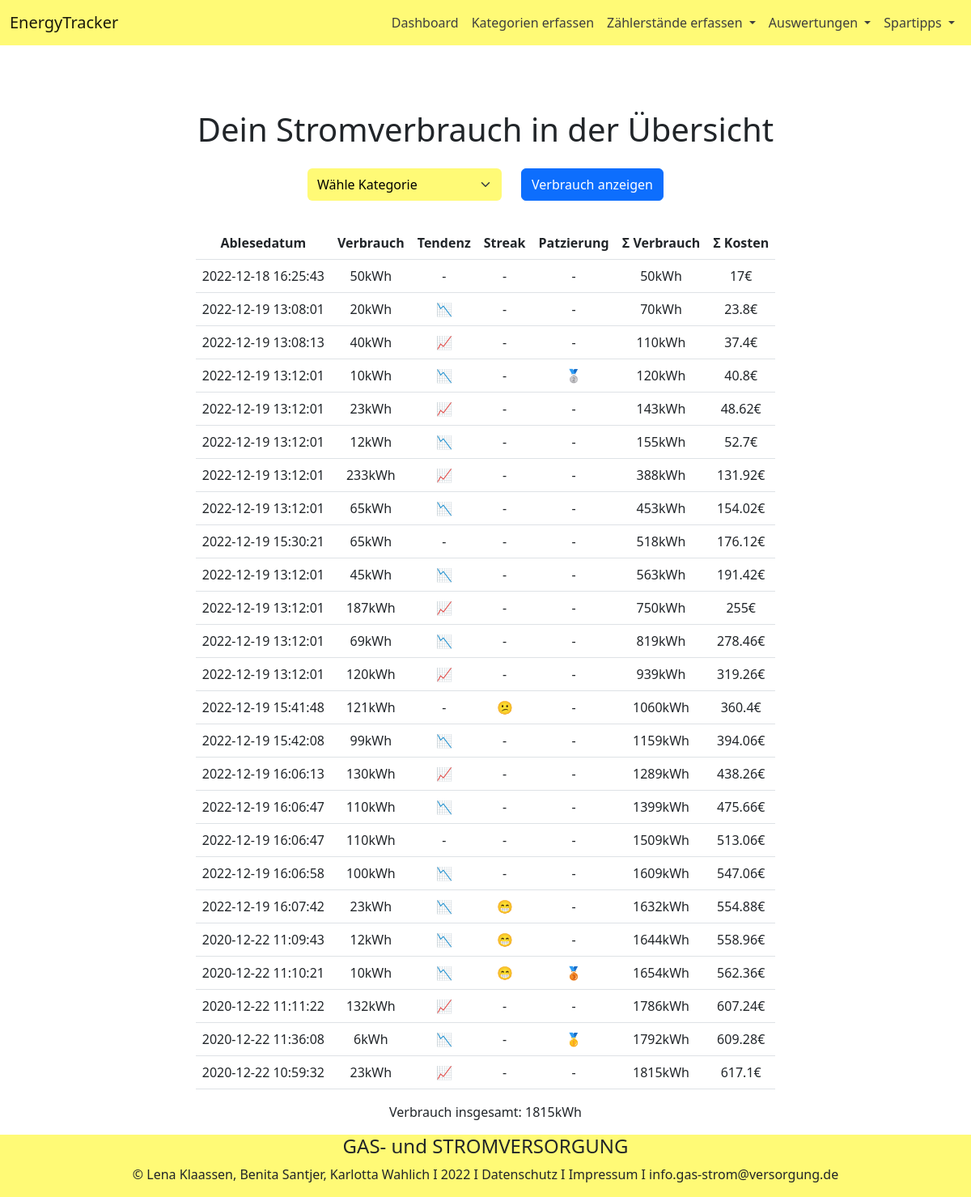
Page /overview-power on the committed database.
### tables this page shows
CREATE TABLE `power_meter` (
  `id` int(10) UNSIGNED NOT NULL,
  `timestamp` timestamp NOT NULL DEFAULT current_timestamp() ON UPDATE current_timestamp(),
  `category` int(11) NOT NULL,
  `consumption` int(10) UNSIGNED NOT NULL
);

### database/Database.php (called while the page is built)
<?php
class Database{
    public $conn;
    public function __construct()
    {
        $conn_str = "mysql:host=localhost;dbname=m11575_21";
        $this->conn = new PDO($conn_str,'m11575-21','3QG7YYuQ5');
    }
    public function query($query) {
        $stmt = $this->conn->prepare($query);
        $stmt->execute();
        return $stmt;
    }
}
?>

### database/models/PowerConsumption.php (called while the page is built, shortened)
<?php
require_once 'database/Database.php';
function getPowerConsumptionbyCategoryAndLength($category, $count){
    $db = new Database();
    if($category == null){
        $result = $db->query("SELECT * FROM power_meter")->fetchAll(PDO::FETCH_ASSOC);
    }else{
        $result = $db->query("SELECT * FROM power_meter WHERE CATEGORY = $category")->fetchAll(PDO::FETCH_ASSOC);
    }
    if ($count != null){
        $sliced_result = array_slice($result,count($result)-$count);
        return $sliced_result;
    }else{
        return $result;
    }
};
?>

### utils/calculateTendencies.php (called while the page is built)
<?php
    function calculateTendency($arr){
        $tendencies = [];
        for($i = 0; $i<count($arr);$i++){
            $abs_proc_diff = abs((($arr[$i]-$arr[$i-1])/$arr[$i])* 100);
            if($i==0 || $abs_proc_diff < 2){
                array_push($tendencies,'-');
            }elseif($arr[$i]-$arr[$i-1] > 0 && $abs_proc_diff > 2){
                array_push($tendencies, '&#128200');
            }elseif($arr[$i]-$arr[$i-1] < 0 && $abs_proc_diff > 2){
                array_push($tendencies,'&#128201');
            }
        }
        return $tendencies;
    }
    function calculateStreaks($arr){
        $streaks = [];
        for($i = 0; $i<count($arr);$i++){
            $abs_proc_diff = abs((($arr[$i]-$arr[$i-2])/$arr[$i])* 100);
            if($i<2 || $abs_proc_diff < 2){
                array_push($streaks,'-');
            }elseif($arr[$i-2]> $arr[$i-1] && $arr[$i-1]> $arr[$i] && $abs_proc_diff > 2){
                array_push($streaks, '&#128513');
            }elseif($arr[$i-2]< $arr[$i-1] && $arr[$i-1]< $arr[$i] && $abs_proc_diff > 2){
                array_push($streaks,'&#128533');
            }else{
                array_push($streaks, '-');
            }
        }
        return $streaks;
    }
    function calculatePlacements($arr){
        asort($arr, SORT_NUMERIC);
        $mins = array_slice($arr,0,3, true);
        $placements = array_fill(0, count($arr), '-');
        $placements[array_keys($mins)[0]] = '&#129351';
        $placements[array_keys($mins)[1]] = '&#129352';
        $placements[array_keys($mins)[2]] = '&#129353';
        return $placements;
    }
?>

### utils/calculateConsumptionSums.php (called while the page is built)
<?php
    function calculateConsumptionSums($arr){
        $sum_array = [];
        for($i = 1; $i <= count($arr); $i++){
            $a = array_slice($arr,0,$i);
            array_push($sum_array, array_sum($a));
        }
        return $sum_array;
    }
?>

### utils/calculateCosts.php (called while the page is built, shortened)
<?php
function calculatePowerCosts($arr){
    $costPerKWH = 0.34;
    $costs =[];
    foreach($arr as $element){
        array_push($costs, round($element*$costPerKWH,3));
    }
    return $costs;
}
?>

### app/components/powerConsumptionTable/powerConsumptionTable.view.php (the view)
<?php
    require_once 'database/models/PowerConsumption.php';
    require_once 'utils/calculateConsumptionSums.php';
    require_once 'utils/calculateCosts.php';
    require_once 'utils/calculateTendencies.php';
    $pList = getPowerConsumptionbyCategoryAndLength($category, $count);
    $consumptions = [];
    foreach($pList as $elem){
        array_push($consumptions, $elem['consumption']);
    }
    $consumptionSums = calculateConsumptionSums($consumptions);
    $powerCosts = calculatePowerCosts($consumptionSums);
    $trends = calculateTendency($consumptions);
    $streaks = calculateStreaks($consumptions);
    $placements = calculatePlacements($consumptions);
?>
<link rel="stylesheet" href="/app/components/powerConsumptionTable/powerConsumptionTable.css">
<div class="table-power">
    <table class="table table-responsiv">
    <thead>
        <tr>
        <th scope="col">Ablesedatum</th>
        <th scope="col">Verbrauch</th>
        <th scope="col">Tendenz</th>
        <th scope="col">Streak</th>
        <th scope="col">Patzierung</th>
        <th scope="col">Σ Verbrauch</th>
        <th scope="col">Σ Kosten</th>
        </tr>
    </thead>
    <tbody>
    <?php for($i=0;$i<count($pList);$i++): ?>
        <tr>
            <td>
                <?php echo $pList[$i]['timestamp']; ?>
            </td>
            <td>
                <?php echo $consumptions[$i]; ?>kWh
            </td>
            <td>
                <?php echo $trends[$i] ?>
            </td>
            <td>
                <?php echo $streaks[$i] ?>
            </td>
            <td>
                <?php echo $placements[$i] ?>
            </td>
            <td>
                <?php echo $consumptionSums[$i] ?>kWh
            </td>
            <td>
                <?php echo $powerCosts[$i] ?>€
            </td>
        </tr>
        <?php endfor; ?>
    </tbody>
    </table>
    <p class="sum">Verbrauch insgesamt: <?php echo array_sum($consumptions)?>kWh</p>
</div>

### app/components/powerConsumptionTable/powerConsumptionTable.css (style rules this page uses)
.table-power { min-height: 70vh; }

### rows in the picture
power_meter: timestamp "2022-12-18 16:25:43"
power_meter: timestamp "2022-12-19 13:08:01"
power_meter: timestamp "2022-12-19 13:08:13"
power_meter: timestamp "2022-12-19 13:12:01"
power_meter: timestamp "2022-12-19 13:12:01"
power_meter: timestamp "2022-12-19 13:12:01"
power_meter: timestamp "2022-12-19 13:12:01"
power_meter: timestamp "2022-12-19 13:12:01"
power_meter: timestamp "2022-12-19 15:30:21"
power_meter: timestamp "2022-12-19 13:12:01"
power_meter: timestamp "2022-12-19 13:12:01"
power_meter: timestamp "2022-12-19 13:12:01"
power_meter: timestamp "2022-12-19 13:12:01"
power_meter: timestamp "2022-12-19 15:41:48"
power_meter: timestamp "2022-12-19 15:42:08"
power_meter: timestamp "2022-12-19 16:06:13"
power_meter: timestamp "2022-12-19 16:06:47"
power_meter: timestamp "2022-12-19 16:06:47"
power_meter: timestamp "2022-12-19 16:06:58"
power_meter: timestamp "2022-12-19 16:07:42"
power_meter: timestamp "2020-12-22 11:09:43"
power_meter: timestamp "2020-12-22 11:10:21"
power_meter: timestamp "2020-12-22 11:11:22"
power_meter: timestamp "2020-12-22 11:36:08"
power_meter: timestamp "2020-12-22 10:59:32"

### other values in the picture
$consumptions[$i] "50"
$trends[$i] "-"
$streaks[$i] "-"
$placements[$i] "-"
$consumptionSums[$i] "50"
$powerCosts[$i] "17"
$consumptions[$i] "20"
$trends[$i] "📉"
$consumptionSums[$i] "70"
$powerCosts[$i] "23.8"
$consumptions[$i] "40"
$trends[$i] "📈"
$consumptionSums[$i] "110"
$powerCosts[$i] "37.4"
$consumptions[$i] "10"
